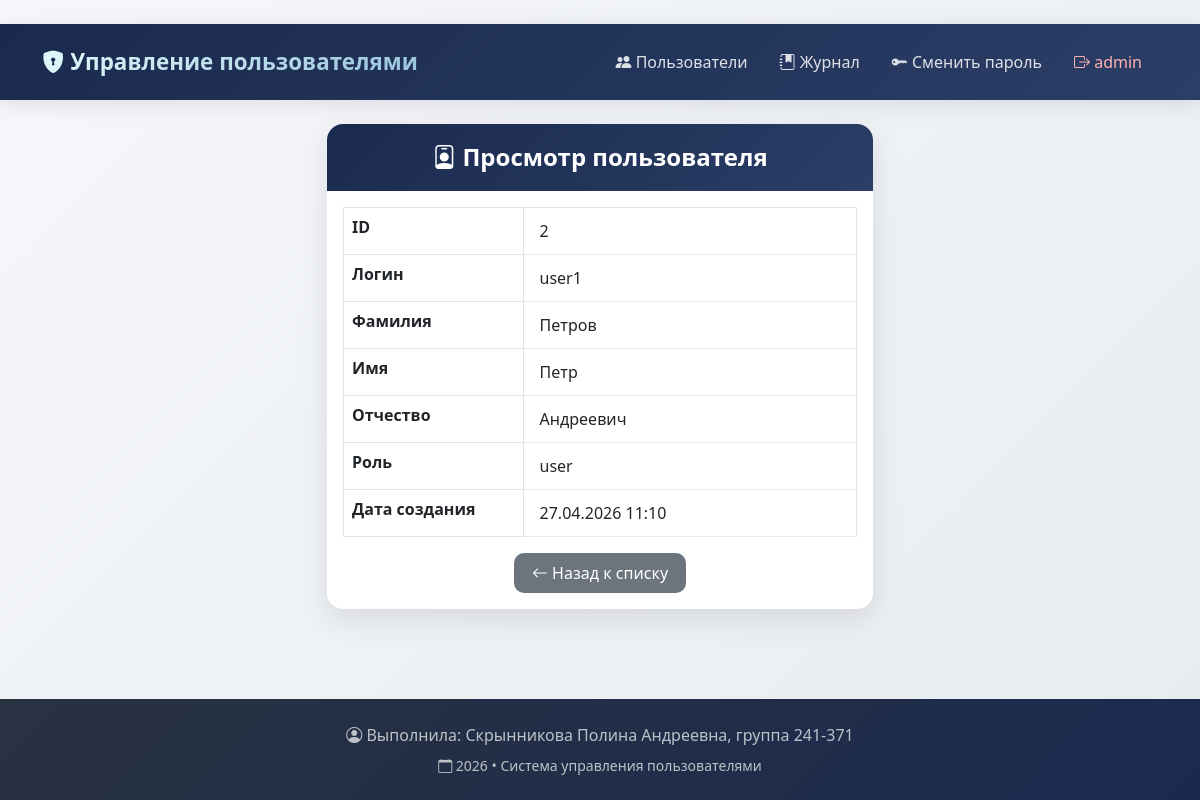
Screenshot of /user/2 (signed in) with the database file from the repository.
### models.py (models this page shows, shortened)
class User(UserMixin, db.Model):
    __tablename__ = 'users'
    id = db.Column(db.Integer, primary_key=True)
    username = db.Column(db.String(80), unique=True, nullable=False)
    password_hash = db.Column(db.String(200), nullable=False)
    last_name = db.Column(db.String(50))
    first_name = db.Column(db.String(50), nullable=False)
    patronymic = db.Column(db.String(50))
    role_id = db.Column(db.Integer, db.ForeignKey('roles.id'))
    created_at = db.Column(db.DateTime, default=datetime.utcnow)
    role = db.relationship('Role', back_populates='users')

class Role(db.Model):
    __tablename__ = 'roles'
    id = db.Column(db.Integer, primary_key=True)
    name = db.Column(db.String(50), nullable=False, unique=True)
    description = db.Column(db.String(200))
    users = db.relationship('User', back_populates='role')

### app.py (the view)
@app.route('/user/<int:user_id>')
@login_required
def view_user(user_id):
    user = User.query.get_or_404(user_id)
    if not can_view_user(user):
        flash('У вас недостаточно прав для просмотра этого профиля.', 'danger')
        return redirect(url_for('index'))
    return render_template('user_view.html', title='Просмотр пользователя', user=user)

### app.py (called while the page is built)
@login_manager.user_loader
def load_user(user_id):
    return User.query.get(int(user_id))

@app.before_request
def log_user_visit():
    if request.endpoint and not request.endpoint.startswith('static'):
        if request.endpoint not in ['reports.visit_logs', 'reports.pages_stats', 'reports.users_stats',
                                     'reports.export_pages_stats', 'reports.export_users_stats']:
            try:
                log = VisitLog(
                    path=request.path,
                    user_id=current_user.id if current_user.is_authenticated else None
                )
                db.session.add(log)
                db.session.commit()
            except Exception as e:
                db.session.rollback()
                print(f"Ошибка записи в журнал: {e}")

### rights.py (called while the page is built)
def has_right(right):
    if not current_user.is_authenticated:
        return False
    role_name = current_user.role.name if current_user.role else None
    if not role_name or role_name not in ROLE_RIGHTS:
        return False
    allowed_rights = ROLE_RIGHTS.get(role_name, [])
    return right in allowed_rights

def can_view_user(user):
    if not current_user.is_authenticated:
        return False
    if has_right('user.view'):  # admin
        return True
    if has_right('user.view.self') and current_user.id == user.id:
        return True
    return False

### templates/user_view.html
﻿{% extends 'base.html' %}
{% block content %}
<div class="row justify-content-center">
  <div class="col-md-8 col-lg-6">
    <div class="card">
      <div class="card-header bg-info text-white text-center">
        <h4 class="mb-0">
          <i class="bi bi-person-badge"></i> Просмотр пользователя
        </h4>
      </div>
      <div class="card-body">
        <table class="table table-bordered">
          <tr>
            <th style="width: 35%">ID</th>
            <td>{{ user.id }}</td>
          </tr>
          <tr>
            <th>Логин</th>
            <td>{{ user.username }}</td>
          </tr>
          <tr>
            <th>Фамилия</th>
            <td>{{ user.last_name or '—' }}</td>
          </tr>
          <tr>
            <th>Имя</th>
            <td>{{ user.first_name }}</td>
          </tr>
          <tr>
            <th>Отчество</th>
            <td>{{ user.patronymic or '—' }}</td>
          </tr>
          <tr>
            <th>Роль</th>
            <td>{{ user.role.name if user.role else '—' }}</td>
          </tr>
          <tr>
            <th>Дата создания</th>
            <td>{{ user.created_at.strftime('%d.%m.%Y %H:%M') }}</td>
          </tr>
        </table>
        <div class="text-center mt-3">
          <a href="{{ url_for('index') }}" class="btn btn-secondary">
            <i class="bi bi-arrow-left"></i> Назад к списку
          </a>
        </div>
      </div>
    </div>
  </div>
</div>
{% endblock %}

### templates/base.html (shortened to what this page needs)
<!doctype html>
<html lang="ru" class="h-100">
  <head>
    <link href="https://cdn.jsdelivr.net/npm/bootstrap@5.0.2/dist/css/bootstrap.min.css" rel="stylesheet">
    <link rel="stylesheet" href="https://cdn.jsdelivr.net/npm/bootstrap-icons@1.11.3/font/bootstrap-icons.min.css">
    <link rel="stylesheet" href="{{ url_for('static', filename='styles.css') }}">
  </head>
  <body class="d-flex flex-column h-100">
    <header>
      <nav class="navbar navbar-expand-lg navbar-dark">
        <div class="container">
          <a class="navbar-brand" href="{{ url_for('index') }}">
            <i class="bi bi-shield-lock-fill"></i> Управление пользователями
          </a>
          <div class="collapse navbar-collapse" id="navbarSupportedContent">
            <ul class="navbar-nav ms-auto mb-2 mb-lg-0">
              <li class="nav-item">
                <a class="nav-link" href="{{ url_for('index') }}">
                  <i class="bi bi-people-fill"></i> Пользователи
                </a>
              </li>
              {% if current_user.is_authenticated %}
                <li class="nav-item">
                  <a class="nav-link" href="{{ url_for('reports.visit_logs') }}">
                    <i class="bi bi-journal-bookmark-fill"></i> Журнал
                  </a>
                </li>
              {% endif %}
              {% if current_user.is_authenticated %}
                <li class="nav-item">
                  <a class="nav-link" href="{{ url_for('change_password') }}">
                    <i class="bi bi-key-fill"></i> Сменить пароль
                  </a>
                </li>
                <li class="nav-item">
                  <a class="nav-link text-danger" href="{{ url_for('logout') }}">
                    <i class="bi bi-box-arrow-right"></i> {{ current_user.username }}
                  </a>
                </li>
              {% else %}
                <li class="nav-item">
                  <a class="nav-link btn btn-outline-light" href="{{ url_for('login') }}">
                    <i class="bi bi-box-arrow-in-right"></i> Войти
                  </a>
                </li>
              {% endif %}
            </ul>
          </div>
        </div>
      </nav>
    </header>
    <main class="flex-shrink-0 my-4">
      <div class="container">
        {% block content %}{% endblock %}
      </div>
    </main>
    <footer class="footer mt-auto py-4">
      <div class="container text-center">
        <span>
          <i class="bi bi-person-circle"></i> Выполнила: Скрынникова Полина Андреевна, группа 241-371
        </span>
        <br>
        <small class="mt-2 d-block">
          <i class="bi bi-calendar"></i> 2026 • Система управления пользователями
        </small>
      </div>
    </footer>
  </body>
</html>

### static/styles.css (style rules this page uses)
:root { --primary-dark: #1a2a4f; --primary: #2c3e66; --primary-light: #3d5a80; --secondary: #98c1d9; --accent: #e0fbfc; --highlight: #ee6c4d; --success: #2a9d8f; --warning: #e9c46a; --danger: #e63946; --dark: #293241; --light: #f8f9fa; }
body { font-size: 1rem; background: linear-gradient(135deg, #f5f7fa 0%, #e9ecef 100%); font-family: 'Segoe UI', Tahoma, Geneva, Verdana, sans-serif; }
.card { box-shadow: 0 10px 30px rgba(0, 0, 0, 0.1); border: none; border-radius: 16px; transition: transform 0.3s ease, box-shadow 0.3s ease; background: white; }
.card-header { font-weight: bold; border-radius: 16px 16px 0 0 !important; background: linear-gradient(135deg, var(--primary-dark) 0%, var(--primary) 100%); border: none; padding: 1.2rem; }
.card-header h4, .card-header h1 { margin: 0; font-weight: 600; }
.table { margin-bottom: 0; }
.table tbody tr { transition: background-color 0.2s ease; }
.table tbody td { padding: 12px 16px; vertical-align: middle; border-bottom: 1px solid #e9ecef; }
.btn { border-radius: 10px; margin: 0 4px; padding: 8px 18px; font-weight: 500; transition: all 0.3s ease; border: none; }
.navbar { background: linear-gradient(135deg, var(--primary-dark) 0%, var(--primary) 100%) !important; padding: 1rem 0; box-shadow: 0 4px 20px rgba(0, 0, 0, 0.1); }
.navbar-brand { font-weight: 700; font-size: 1.4rem; background: linear-gradient(135deg, var(--accent) 0%, var(--secondary) 100%); -webkit-background-clip: text; background-clip: text; color: transparent !important; }
.nav-link { color: rgba(255, 255, 255, 0.85) !important; font-weight: 500; transition: all 0.3s ease; border-radius: 8px; padding: 8px 16px !important; }
.nav-link.text-danger { color: #ffb3b3 !important; }
.footer { background: linear-gradient(135deg, var(--dark) 0%, var(--primary-dark) 100%) !important; color: rgba(255, 255, 255, 0.7); border-top: none !important; padding: 1.5rem 0 !important; }
.card, .alert, .table-responsive { animation: fadeIn 0.5s ease-out; }

### rows the page displays
User: username "admin"
User: id "2", username "user1", last_name "Петров", first_name "Петр", patronymic "Андреевич", created_at "27.04.2026 11:10"
Role: role "user"
